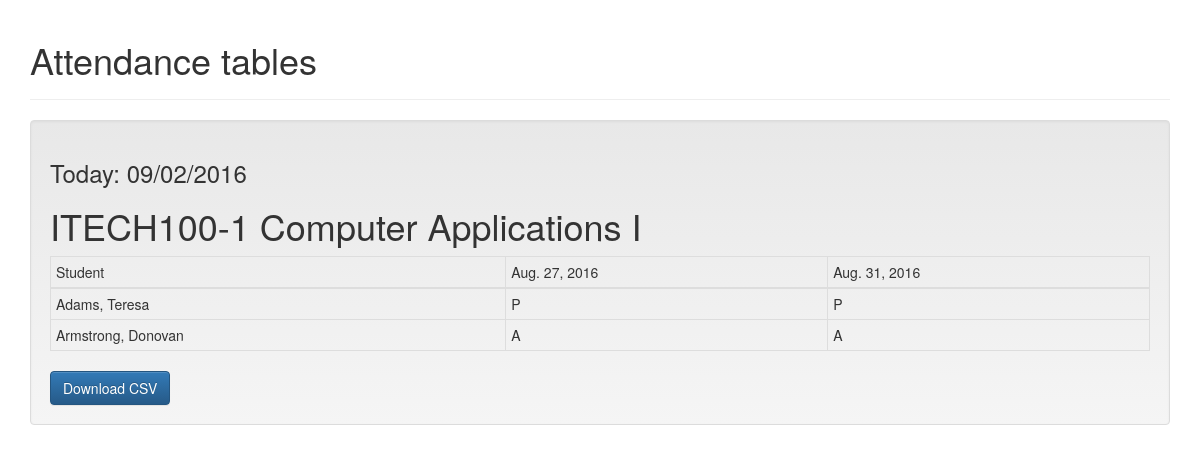
The page /attendance/tabulate/1 (signed in) on the database as committed earlier.
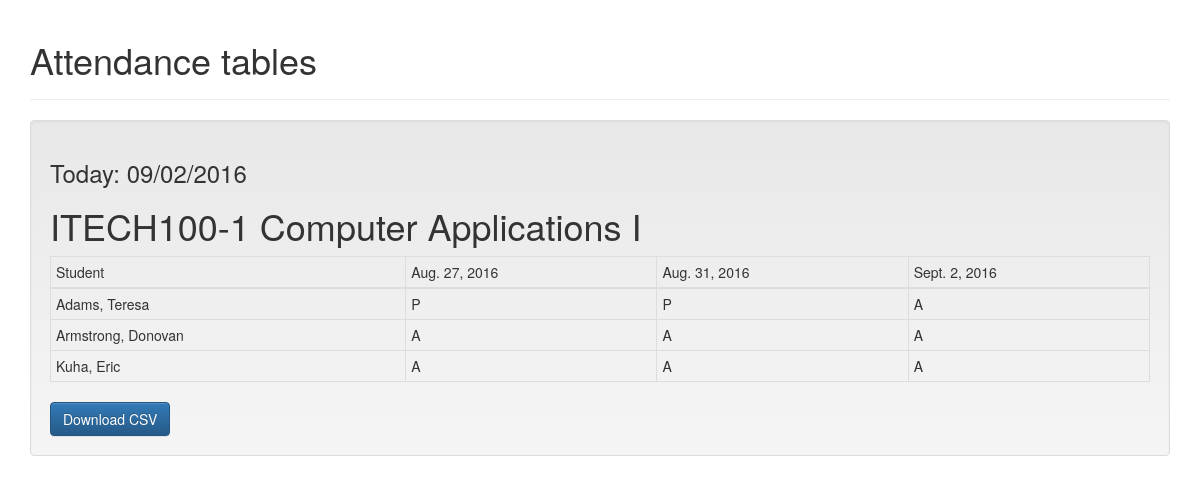
The same page on the database as committed later.
### attendance/models.py (models this page shows, shortened)
class Class(models.Model):
    SPRING = 0
    FALL = 1
    SEMESTERS = (
        (SPRING, 'Spring'),
        (FALL, 'Fall')
    )
    semester = models.SmallIntegerField(choices=SEMESTERS)
    year = models.IntegerField()
    class_id = models.CharField(max_length=12)
    name = models.CharField(max_length=30)

class Session(models.Model):
    date = models.DateField(default=datetime.date.today)
    password = models.CharField(max_length=16)
    session_class = models.ForeignKey(Class)
    students_present = models.ManyToManyField(Student, blank=True)
    is_open = models.BooleanField(default=False)

class Student(models.Model):
    first_name = models.CharField(max_length=30)
    last_name = models.CharField(max_length=30)
    student_id = models.CharField(max_length=6)
    enrolled_class = models.ForeignKey(Class)

### attendance/views.py (the view)
# urls.py: url(r'^tabulate/(?P<pk>[0-9]+)$', views.TabulateView.as_view(), name='tabulate'),
class TabulateView(generic.DetailView):
    template_name = 'attendance/tabulate.html'
    context_object_name = 'attendance_data'
    model = Class
    def get_context_data(self, **kwargs):
        context = super(TabulateView, self).get_context_data(**kwargs)
        if self.request.user.is_authenticated():
            my_class = self.get_object()
            my_sessions = Session.objects.filter(session_class=my_class).order_by('date')
            my_students = Student.objects.filter(enrolled_class=my_class).order_by('last_name')
            context['sessions'] = my_sessions
            context['students'] = my_students
        return context

### attendance/templates/attendance/tabulate.html (shortened to what this page needs)
<!DOCTYPE html>
<html lang="en">
{% load static i18n widget_tweaks %}
<head>
    <link rel="stylesheet" href="https://maxcdn.bootstrapcdn.com/bootstrap/3.3.7/css/bootstrap.min.css">
    <link rel="stylesheet" href="https://maxcdn.bootstrapcdn.com/bootstrap/3.3.7/css/bootstrap-theme.min.css">
    <div class="container">
        <div class="page-header">
            <h1>Attendance tables</h1>
        </div>
        {% if user.is_authenticated %}
            <div class="well">
                {% if attendance_data %}
                    <h3>Today: {% now "SHORT_DATE_FORMAT" %}</h3>
                    <h1>{{ attendance_data.class_id }} {{ attendance_data.name }}</h1>
                    <table class="table table-bordered table-condensed table-hover">
                        <thead>
                        <tr>
                            <td>Student</td>
                            {% for session in sessions %}
                                {% if session.session_class_id == attendance_data.id %}
                                    <td>{{ session.date }}</td>
                                {% endif %}
                            {% endfor %}
                        </tr>
                        </thead>
                        {% for student in students %}
                            <tr>
                                <td>{{ student.last_name }}, {{ student.first_name }}</td>
                                {% for session in sessions %}
                                    {% if student in session.students_present.all %}
                                        <td>P</td>
                                    {% else %}
                                        <td>A</td>
                                    {% endif %}
                                {% endfor %}
                            </tr>
                        {% endfor %}
                    </table>
                {% endif %}
            <a href="{% url 'attendance:csv' attendance_data.pk %}" class="btn btn-primary">Download CSV</a>
            </div>
        {% endif %}
    </div>
</head>
<body>
</body>
</html>

Rows that differ between the two databases and show on the page:
added Session: date "Sept. 2, 2016", shows "A"
added Student: last_name "Kuha", first_name "Eric", Session (shows "A"), Session (shows "A")
